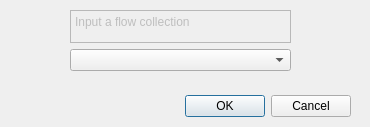
<?xml version="1.0" encoding="UTF-8"?>
<ui version="4.0">
 <class>Gen_Graph_Dialog</class>
 <widget class="QDialog" name="Gen_Graph_Dialog">
  <property name="geometry">
   <rect>
    <x>0</x>
    <y>0</y>
    <width>370</width>
    <height>127</height>
   </rect>
  </property>
  <property name="windowTitle">
   <string>Dialog</string>
  </property>
  <widget class="QDialogButtonBox" name="buttonBox">
   <property name="geometry">
    <rect>
     <x>10</x>
     <y>90</y>
     <width>341</width>
     <height>32</height>
    </rect>
   </property>
   <property name="orientation">
    <enum>Qt::Horizontal</enum>
   </property>
   <property name="standardButtons">
    <set>QDialogButtonBox::Cancel|QDialogButtonBox::Ok</set>
   </property>
  </widget>
  <widget class="QWidget" name="verticalLayoutWidget">
   <property name="geometry">
    <rect>
     <x>70</x>
     <y>10</y>
     <width>221</width>
     <height>61</height>
    </rect>
   </property>
   <layout class="QVBoxLayout" name="verticalLayout">
    <item>
     <widget class="QPlainTextEdit" name="plainTextEdit">
      <property name="enabled">
       <bool>false</bool>
      </property>
      <property name="acceptDrops">
       <bool>false</bool>
      </property>
      <property name="plainText">
       <string>Input a flow collection</string>
      </property>
     </widget>
    </item>
    <item>
     <widget class="QComboBox" name="comboBox"/>
    </item>
   </layout>
  </widget>
 </widget>
 <resources/>
 <connections>
  <connection>
   <sender>buttonBox</sender>
   <signal>accepted()</signal>
   <receiver>Gen_Graph_Dialog</receiver>
   <slot>accept()</slot>
   <hints>
    <hint type="sourcelabel">
     <x>248</x>
     <y>254</y>
    </hint>
    <hint type="destinationlabel">
     <x>157</x>
     <y>274</y>
    </hint>
   </hints>
  </connection>
  <connection>
   <sender>buttonBox</sender>
   <signal>rejected()</signal>
   <receiver>Gen_Graph_Dialog</receiver>
   <slot>reject()</slot>
   <hints>
    <hint type="sourcelabel">
     <x>316</x>
     <y>260</y>
    </hint>
    <hint type="destinationlabel">
     <x>286</x>
     <y>274</y>
    </hint>
   </hints>
  </connection>
 </connections>
</ui>
